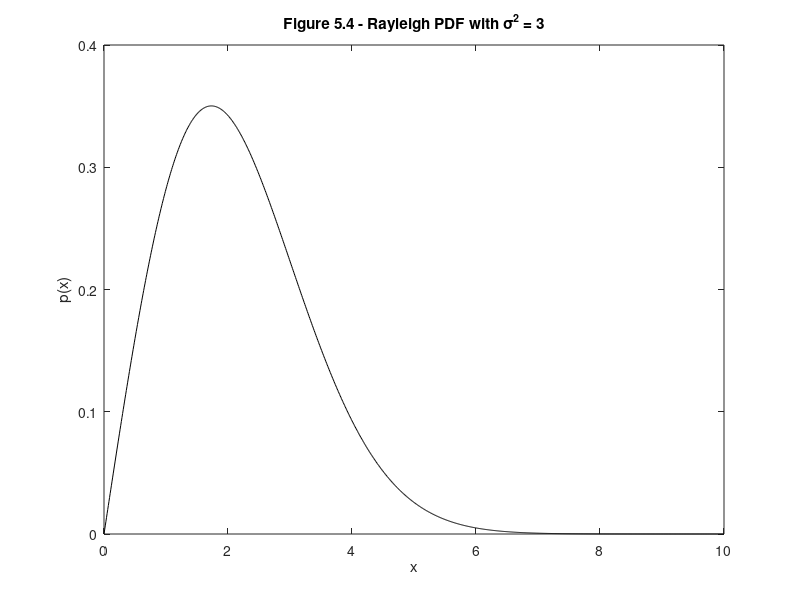

Reproduce this figure in MATLAB.
%%%%%%%%%%%%%%%%%%%%%%%%%%%%%%%%%%%%%%%%%%%%%%%%%%%%%%%%%%%%%
%%                                                         %%
%% ******************************************************  %%
%% * Smart Antennas for Wireless Applications w/ Matlab *  %%
%% ******************************************************  %%
%%                                                         %%
%% Chapter 5: Fig 5.4                                      %%
%%                                                         %%
%% Author: Frank Gross                                     %%
%% McGraw-Hill, 2005                                       %%
%% Date:  10/23/2004                                       %%
%%                                                         %%
%% This code creates Fig 5.4, an example of a Rayleigh pdf %%
%%     with variance 3.                                    %%
%%%%%%%%%%%%%%%%%%%%%%%%%%%%%%%%%%%%%%%%%%%%%%%%%%%%%%%%%%%%%      

%%------------------- Define Variables:--------------------%%
% x - x axis variable                                       %
% sig2 - variance of Rayleigh pdf                           %
% p - Rayleigh pdf                                          %
%%---------------------------------------------------------%%

%%----- Given Values -----%

x = 0:.01:10; sig2 = 3;

%%----- Create Rayleigh PDF -----%%

p = exp(-x.^2/(2*sig2)).*x/sig2;

%%----- Plot Results -----%%

figure(1), plot(x,p,'k')
xlabel('x'), ylabel('p(x)')
title('\bfFigure 5.4 - Rayleigh PDF with \sigma^2 = 3')
axis([0 10 0 .4])
%set(gca,'xtick',[-10 20]), set(gca,'ytick',[-10 20])  % use this line to remove axes.
